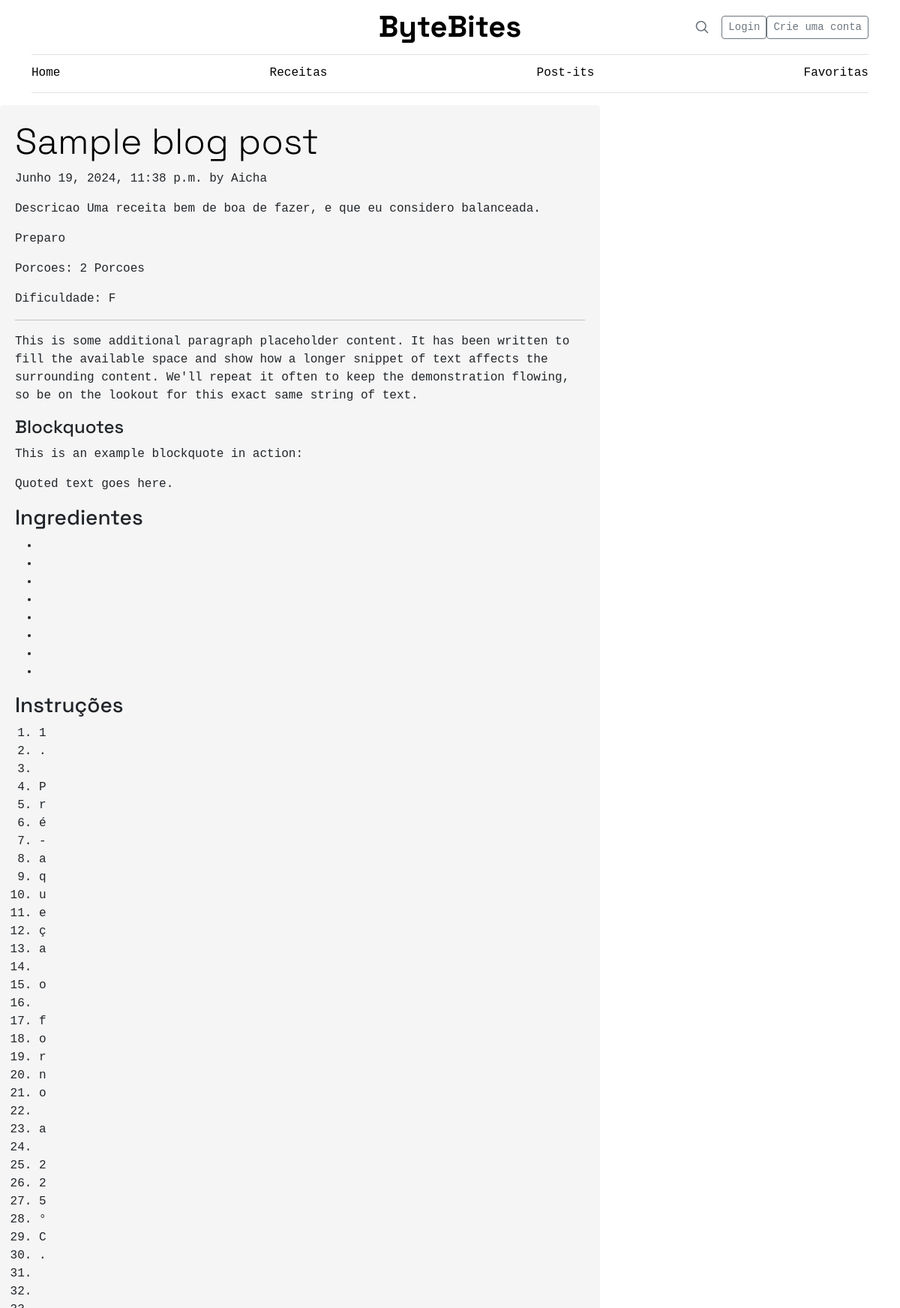
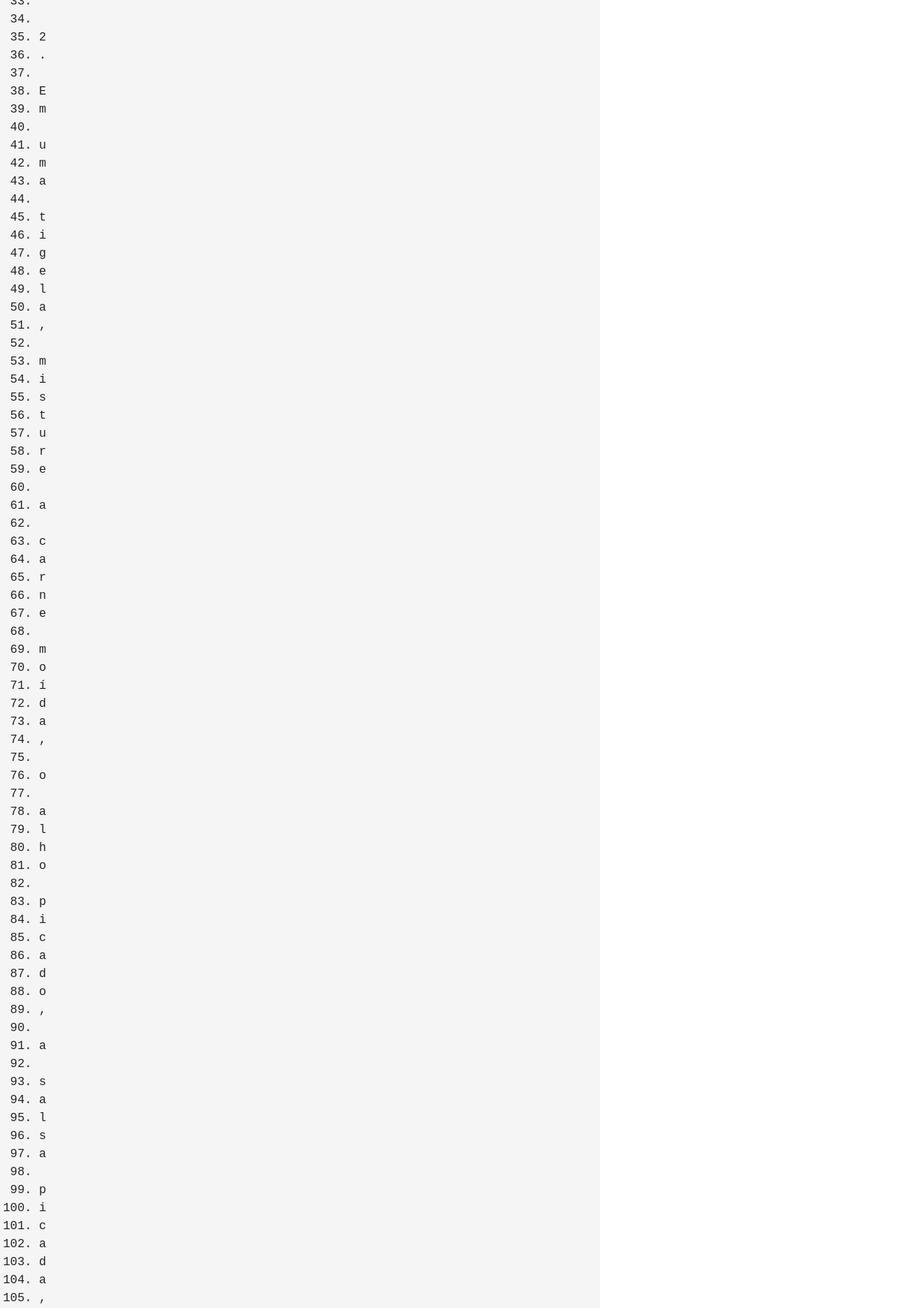
Page /recipe/1/ (upper part) on the committed database (2 pictures, top to bottom).
### ByteBites/models.py (models this page shows, shortened)
class Recipe(models.Model):
    DIFFICULTY = [
        ('F', 'Fácil'),
        ('M', 'Médio'),
        ('D', 'Difícil')
    ]
    name = models.CharField(max_length=100)
    description = models.TextField()
    servings = models.IntegerField()
    prep_time = models.IntegerField()
    difficulty = models.CharField(max_length=10, choices=DIFFICULTY)
    instructions = models.TextField()
    date_added = models.DateTimeField(auto_now_add=True)
    ingredients = models.ManyToManyField('Ingredient', through='RecipeIngredient')

### ByteBites/views.py (the view)
# urls.py: path('recipe/<int:recipe_id>/', views.get_recipe, name='get_recipe'),
def get_recipe(request, recipe_id):
    recipe = Recipe.objects.get(pk=recipe_id)
    return render(request, 'recipe.html', {'recipe': recipe})

### ByteBites/templates/recipe.html (shortened to what this page needs)
{% extends 'base.html' %}
{% load static %}
{% block content %}
<body>
    <div class="col-md-8">
        <article class="blog-post">
            <h1 class="display-5 link-body-emphasis mb-2">Sample blog post</h1>
            <p class="blog-post-meta">{{ recipe.date_added }} by Aicha</p>
            <p>Descricao {{recipe.description }}</p>
            <p>Preparo {{recipe.preparation_time }}</p>
            <p> Porcoes: {{ recipe.servings }} Porcoes</p>
            <p> Dificuldade: {{ recipe.difficulty }}</p>
            <hr>
            <p>This is some additional paragraph placeholder content. It has been written to fill the available space
                and show how a longer snippet of text affects the surrounding content. We'll repeat it often to keep the
                demonstration flowing, so be on the lookout for this exact same string of text.</p>
            <h2>Blockquotes</h2>
            <p>This is an example blockquote in action:</p>
            <blockquote class="blockquote">
                <p>Quoted text goes here.</p>
            </blockquote>
            <h3>Ingredientes</h3>
            <ul>
                {% for ingredient in recipe.ingredients.all %}
                <li>{{ ingredient.quant }} {{ingredient.unit}} {{ingredient.ingredient_name}}</li>
                {% endfor %}
            </ul>
            <h3>Instruções</h3>
            <ol>
                {% for instruction in recipe.instructions %}
                <li>{{ instruction }}</li>
                {% endfor %}
            </ol>
        </article>
    </div>
</body>
</html>
</body>
</html>
{% endblock %}

### ByteBites/static/css/styles.css (style rules this page uses)
body { font-family: "Space Grotesk", -apple-system, BlinkMacSystemFont, "Segoe UI", Roboto, Helvetica, Arial, sans-serif, "Apple Color Emoji", "Segoe UI Emoji"; cursor: pointer; }
body { font-family: 'Space Grotesk', monospace; }
.blog-post { margin-bottom: 20px; padding: 20px; background-color: #f5f5f5; border-radius: 5px; }
.blog-post h2 { font-size: 24px; margin-bottom: 10px; }
.blog-post p { font-size: 16px; line-height: 1.5; }

### rows in the picture
Recipe: date_added "Junho 19, 2024, 11:38 p.m.", description "Uma receita bem de boa de fazer, e que eu considero balanceada.", servings "2", difficulty "F"

### other values in the picture
{{ instruction }} "1" "." "P" "r" "é" "-" "a" "q" "u" "e" "ç" "a" "o" "f" "o" "r" "n" "o" "a" "2" "2" "5" "°" "C" "." "2" "." "E" "m" "u" "m" "a" "t" "i" "g" "e" "l" "a" "," "m" "i" "s" "t" "u" "r" "e" "a" "c" "a" "r" "n" "e" "m" "o" "í" "d" "a" "," "o" "a" "l" "h" "o" "p" "i" "c" "a" "d" "o" "," "a" "s" "a" "l" "s" "a" "p" "i" "c" "a" "d" "a" ","
